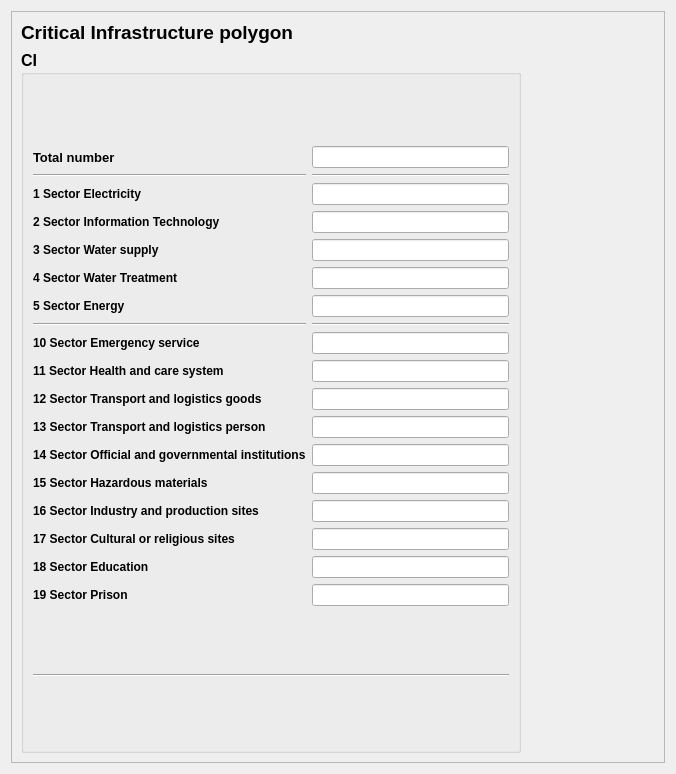
<?xml version="1.0" encoding="UTF-8"?>
<ui version="4.0">
 <class>DamGui_Ci_Polygon_Wid</class>
 <widget class="QWidget" name="DamGui_Ci_Polygon_Wid">
  <property name="geometry">
   <rect>
    <x>0</x>
    <y>0</y>
    <width>676</width>
    <height>774</height>
   </rect>
  </property>
  <property name="windowTitle">
   <string>Form</string>
  </property>
  <layout class="QVBoxLayout" name="verticalLayout_7">
   <item>
    <widget class="QScrollArea" name="scrollArea">
     <property name="widgetResizable">
      <bool>true</bool>
     </property>
     <widget class="QWidget" name="scrollAreaWidgetContents">
      <property name="geometry">
       <rect>
        <x>0</x>
        <y>0</y>
        <width>652</width>
        <height>750</height>
       </rect>
      </property>
      <layout class="QVBoxLayout" name="verticalLayout_8">
       <item>
        <widget class="QLabel" name="head_label">
         <property name="sizePolicy">
          <sizepolicy hsizetype="Preferred" vsizetype="Fixed">
           <horstretch>0</horstretch>
           <verstretch>0</verstretch>
          </sizepolicy>
         </property>
         <property name="font">
          <font>
           <family>Arial</family>
           <pointsize>14</pointsize>
           <weight>75</weight>
           <bold>true</bold>
          </font>
         </property>
         <property name="text">
          <string>Critical Infrastructure polygon</string>
         </property>
        </widget>
       </item>
       <item>
        <widget class="QGroupBox" name="groupBox_ecn">
         <property name="minimumSize">
          <size>
           <width>0</width>
           <height>0</height>
          </size>
         </property>
         <property name="maximumSize">
          <size>
           <width>500</width>
           <height>16777215</height>
          </size>
         </property>
         <property name="font">
          <font>
           <family>Arial</family>
           <pointsize>12</pointsize>
           <weight>75</weight>
           <bold>true</bold>
          </font>
         </property>
         <property name="toolTip">
          <string/>
         </property>
         <property name="title">
          <string>CI</string>
         </property>
         <property name="flat">
          <bool>true</bool>
         </property>
         <layout class="QVBoxLayout" name="verticalLayout">
          <item>
           <layout class="QGridLayout" name="gridLayout">
            <item row="16" column="0">
             <widget class="QLabel" name="label_14">
              <property name="font">
               <font>
                <pointsize>9</pointsize>
               </font>
              </property>
              <property name="toolTip">
               <string>Education (e.g. schools, universities, kindergartens etc.)</string>
              </property>
              <property name="text">
               <string>18 Sector Education</string>
              </property>
             </widget>
            </item>
            <item row="4" column="0">
             <widget class="QLabel" name="label_5">
              <property name="font">
               <font>
                <family>Arial</family>
                <pointsize>9</pointsize>
               </font>
              </property>
              <property name="toolTip">
               <string>Water supply (e.g. drinking water sources, treatment)</string>
              </property>
              <property name="text">
               <string>3 Sector Water supply</string>
              </property>
             </widget>
            </item>
            <item row="8" column="1">
             <widget class="QLineEdit" name="lineEdit_emerg_no">
              <property name="font">
               <font>
                <pointsize>9</pointsize>
                <weight>50</weight>
                <bold>false</bold>
               </font>
              </property>
              <property name="alignment">
               <set>Qt::AlignRight|Qt::AlignTrailing|Qt::AlignVCenter</set>
              </property>
             </widget>
            </item>
            <item row="13" column="1">
             <widget class="QLineEdit" name="lineEdit_haz_no">
              <property name="font">
               <font>
                <pointsize>9</pointsize>
                <weight>50</weight>
                <bold>false</bold>
               </font>
              </property>
              <property name="alignment">
               <set>Qt::AlignRight|Qt::AlignTrailing|Qt::AlignVCenter</set>
              </property>
             </widget>
            </item>
            <item row="7" column="0">
             <widget class="Line" name="line_2">
              <property name="orientation">
               <enum>Qt::Horizontal</enum>
              </property>
             </widget>
            </item>
            <item row="9" column="1">
             <widget class="QLineEdit" name="lineEdit_care_no">
              <property name="font">
               <font>
                <pointsize>9</pointsize>
                <weight>50</weight>
                <bold>false</bold>
               </font>
              </property>
              <property name="alignment">
               <set>Qt::AlignRight|Qt::AlignTrailing|Qt::AlignVCenter</set>
              </property>
             </widget>
            </item>
            <item row="11" column="1">
             <widget class="QLineEdit" name="lineEdit_trans_pe_no">
              <property name="font">
               <font>
                <pointsize>9</pointsize>
                <weight>50</weight>
                <bold>false</bold>
               </font>
              </property>
              <property name="alignment">
               <set>Qt::AlignRight|Qt::AlignTrailing|Qt::AlignVCenter</set>
              </property>
             </widget>
            </item>
            <item row="14" column="1">
             <widget class="QLineEdit" name="lineEdit_ind_no">
              <property name="font">
               <font>
                <pointsize>9</pointsize>
                <weight>50</weight>
                <bold>false</bold>
               </font>
              </property>
              <property name="alignment">
               <set>Qt::AlignRight|Qt::AlignTrailing|Qt::AlignVCenter</set>
              </property>
             </widget>
            </item>
            <item row="5" column="0">
             <widget class="QLabel" name="label_6">
              <property name="font">
               <font>
                <family>Arial</family>
                <pointsize>9</pointsize>
               </font>
              </property>
              <property name="toolTip">
               <string>Water treatment (e.g. waste water treatment system)</string>
              </property>
              <property name="text">
               <string>4 Sector Water Treatment</string>
              </property>
             </widget>
            </item>
            <item row="13" column="0">
             <widget class="QLabel" name="label_11">
              <property name="font">
               <font>
                <pointsize>9</pointsize>
               </font>
              </property>
              <property name="toolTip">
               <string>Hazardous materials (e.g. fuel stations, storage sites for radioactive or toxic waste)</string>
              </property>
              <property name="text">
               <string>15 Sector Hazardous materials</string>
              </property>
             </widget>
            </item>
            <item row="16" column="1">
             <widget class="QLineEdit" name="lineEdit_edu_no">
              <property name="font">
               <font>
                <pointsize>9</pointsize>
                <weight>50</weight>
                <bold>false</bold>
               </font>
              </property>
              <property name="alignment">
               <set>Qt::AlignRight|Qt::AlignTrailing|Qt::AlignVCenter</set>
              </property>
             </widget>
            </item>
            <item row="0" column="0">
             <widget class="QLabel" name="label">
              <property name="font">
               <font>
                <family>Arial</family>
                <pointsize>10</pointsize>
               </font>
              </property>
              <property name="text">
               <string>Total number</string>
              </property>
             </widget>
            </item>
            <item row="3" column="0">
             <widget class="QLabel" name="label_4">
              <property name="font">
               <font>
                <family>Arial</family>
                <pointsize>9</pointsize>
               </font>
              </property>
              <property name="toolTip">
               <string>Information technology(e.g. radio stations, landlines, mobile network stations)</string>
              </property>
              <property name="text">
               <string>2 Sector Information Technology</string>
              </property>
             </widget>
            </item>
            <item row="4" column="1">
             <widget class="QLineEdit" name="lineEdit_water_sup_no">
              <property name="font">
               <font>
                <pointsize>9</pointsize>
                <weight>50</weight>
                <bold>false</bold>
               </font>
              </property>
              <property name="toolTip">
               <string/>
              </property>
              <property name="alignment">
               <set>Qt::AlignRight|Qt::AlignTrailing|Qt::AlignVCenter</set>
              </property>
              <property name="readOnly">
               <bool>true</bool>
              </property>
             </widget>
            </item>
            <item row="2" column="0">
             <widget class="QLabel" name="label_2">
              <property name="font">
               <font>
                <family>Arial</family>
                <pointsize>9</pointsize>
               </font>
              </property>
              <property name="toolTip">
               <string>(e.g. power plants, high voltage transmitters, low voltage transmitters)</string>
              </property>
              <property name="text">
               <string>1 Sector Electricity</string>
              </property>
             </widget>
            </item>
            <item row="14" column="0">
             <widget class="QLabel" name="label_13">
              <property name="font">
               <font>
                <pointsize>9</pointsize>
               </font>
              </property>
              <property name="toolTip">
               <string>Industry and production sites (e.g.factories, mines)</string>
              </property>
              <property name="text">
               <string>16 Sector Industry and production sites</string>
              </property>
             </widget>
            </item>
            <item row="17" column="0">
             <widget class="QLabel" name="label_16">
              <property name="font">
               <font>
                <pointsize>9</pointsize>
               </font>
              </property>
              <property name="text">
               <string>19 Sector Prison</string>
              </property>
             </widget>
            </item>
            <item row="10" column="1">
             <widget class="QLineEdit" name="lineEdit_trans_go_no">
              <property name="font">
               <font>
                <pointsize>9</pointsize>
                <weight>50</weight>
                <bold>false</bold>
               </font>
              </property>
              <property name="alignment">
               <set>Qt::AlignRight|Qt::AlignTrailing|Qt::AlignVCenter</set>
              </property>
             </widget>
            </item>
            <item row="12" column="1">
             <widget class="QLineEdit" name="lineEdit_govern_no">
              <property name="font">
               <font>
                <pointsize>9</pointsize>
                <weight>50</weight>
                <bold>false</bold>
               </font>
              </property>
              <property name="alignment">
               <set>Qt::AlignRight|Qt::AlignTrailing|Qt::AlignVCenter</set>
              </property>
             </widget>
            </item>
            <item row="12" column="0">
             <widget class="QLabel" name="label_10">
              <property name="font">
               <font>
                <pointsize>9</pointsize>
               </font>
              </property>
              <property name="toolTip">
               <string>Official and governmental institutions (e.g. ministries, town halls)</string>
              </property>
              <property name="text">
               <string>14 Sector Official and governmental institutions</string>
              </property>
             </widget>
            </item>
            <item row="15" column="0">
             <widget class="QLabel" name="label_12">
              <property name="font">
               <font>
                <pointsize>9</pointsize>
               </font>
              </property>
              <property name="toolTip">
               <string>Cultural or religious sites (e.g. temples, mosques, churches etc.)</string>
              </property>
              <property name="text">
               <string>17 Sector Cultural or religious sites</string>
              </property>
             </widget>
            </item>
            <item row="15" column="1">
             <widget class="QLineEdit" name="lineEdit_cult_no">
              <property name="font">
               <font>
                <pointsize>9</pointsize>
                <weight>50</weight>
                <bold>false</bold>
               </font>
              </property>
              <property name="alignment">
               <set>Qt::AlignRight|Qt::AlignTrailing|Qt::AlignVCenter</set>
              </property>
             </widget>
            </item>
            <item row="9" column="0">
             <widget class="QLabel" name="label_7">
              <property name="font">
               <font>
                <pointsize>9</pointsize>
               </font>
              </property>
              <property name="toolTip">
               <string>Health and care system (e.g. hospitals, doctors, care centers, homes for elderly people)</string>
              </property>
              <property name="text">
               <string>11 Sector Health and care system</string>
              </property>
             </widget>
            </item>
            <item row="10" column="0">
             <widget class="QLabel" name="label_8">
              <property name="font">
               <font>
                <pointsize>9</pointsize>
               </font>
              </property>
              <property name="toolTip">
               <string>Transport and logistics goods (e.g. important traffic nodes, harbors, airports, train stations)</string>
              </property>
              <property name="text">
               <string>12 Sector Transport and logistics goods</string>
              </property>
             </widget>
            </item>
            <item row="6" column="1">
             <widget class="QLineEdit" name="lineEdit_energy_no">
              <property name="font">
               <font>
                <pointsize>9</pointsize>
                <weight>50</weight>
                <bold>false</bold>
               </font>
              </property>
              <property name="alignment">
               <set>Qt::AlignRight|Qt::AlignTrailing|Qt::AlignVCenter</set>
              </property>
             </widget>
            </item>
            <item row="17" column="1">
             <widget class="QLineEdit" name="lineEdit_pri_no">
              <property name="font">
               <font>
                <pointsize>9</pointsize>
                <weight>50</weight>
                <bold>false</bold>
               </font>
              </property>
              <property name="alignment">
               <set>Qt::AlignRight|Qt::AlignTrailing|Qt::AlignVCenter</set>
              </property>
             </widget>
            </item>
            <item row="5" column="1">
             <widget class="QLineEdit" name="lineEdit_water_treat_no">
              <property name="font">
               <font>
                <pointsize>9</pointsize>
                <weight>50</weight>
                <bold>false</bold>
               </font>
              </property>
              <property name="toolTip">
               <string>Buildings like hospital, old people's home, schools, kindergarten etc.</string>
              </property>
              <property name="alignment">
               <set>Qt::AlignRight|Qt::AlignTrailing|Qt::AlignVCenter</set>
              </property>
              <property name="readOnly">
               <bool>true</bool>
              </property>
             </widget>
            </item>
            <item row="8" column="0">
             <widget class="QLabel" name="label_3">
              <property name="font">
               <font>
                <pointsize>9</pointsize>
               </font>
              </property>
              <property name="toolTip">
               <string>Emergency service (e.g medical services, police, fire brigade)</string>
              </property>
              <property name="text">
               <string>10 Sector Emergency service</string>
              </property>
             </widget>
            </item>
            <item row="11" column="0">
             <widget class="QLabel" name="label_9">
              <property name="font">
               <font>
                <pointsize>9</pointsize>
               </font>
              </property>
              <property name="toolTip">
               <string>Transport and logistics person (e.g. important traffic nodes, harbors, airports, train stations)</string>
              </property>
              <property name="text">
               <string>13 Sector Transport and logistics person</string>
              </property>
             </widget>
            </item>
            <item row="3" column="1">
             <widget class="QLineEdit" name="lineEdit_info_tec_no">
              <property name="font">
               <font>
                <pointsize>9</pointsize>
                <weight>50</weight>
                <bold>false</bold>
               </font>
              </property>
              <property name="toolTip">
               <string>Buildings like filling station, chemical industry, contaminated sites etc. </string>
              </property>
              <property name="alignment">
               <set>Qt::AlignRight|Qt::AlignTrailing|Qt::AlignVCenter</set>
              </property>
              <property name="readOnly">
               <bool>true</bool>
              </property>
             </widget>
            </item>
            <item row="7" column="1">
             <widget class="Line" name="line_3">
              <property name="orientation">
               <enum>Qt::Horizontal</enum>
              </property>
             </widget>
            </item>
            <item row="2" column="1">
             <widget class="QLineEdit" name="lineEdit_elec_no">
              <property name="font">
               <font>
                <pointsize>9</pointsize>
                <weight>50</weight>
                <bold>false</bold>
               </font>
              </property>
              <property name="toolTip">
               <string>Buildings like fire station, police station, townhall, public utility infrastructures, governmental buildings etc.</string>
              </property>
              <property name="alignment">
               <set>Qt::AlignRight|Qt::AlignTrailing|Qt::AlignVCenter</set>
              </property>
              <property name="readOnly">
               <bool>true</bool>
              </property>
             </widget>
            </item>
            <item row="0" column="1">
             <widget class="QLineEdit" name="lineEdit_tot_no">
              <property name="font">
               <font>
                <pointsize>9</pointsize>
                <weight>50</weight>
                <bold>false</bold>
               </font>
              </property>
              <property name="toolTip">
               <string/>
              </property>
              <property name="alignment">
               <set>Qt::AlignRight|Qt::AlignTrailing|Qt::AlignVCenter</set>
              </property>
              <property name="readOnly">
               <bool>true</bool>
              </property>
             </widget>
            </item>
            <item row="6" column="0">
             <widget class="QLabel" name="label_15">
              <property name="font">
               <font>
                <pointsize>9</pointsize>
               </font>
              </property>
              <property name="toolTip">
               <string>Energy (e.g. district heat, gas storage systems)</string>
              </property>
              <property name="text">
               <string>5 Sector Energy</string>
              </property>
             </widget>
            </item>
            <item row="1" column="0">
             <widget class="Line" name="line_4">
              <property name="orientation">
               <enum>Qt::Horizontal</enum>
              </property>
             </widget>
            </item>
            <item row="1" column="1">
             <widget class="Line" name="line_5">
              <property name="orientation">
               <enum>Qt::Horizontal</enum>
              </property>
             </widget>
            </item>
           </layout>
          </item>
          <item>
           <widget class="Line" name="line">
            <property name="orientation">
             <enum>Qt::Horizontal</enum>
            </property>
           </widget>
          </item>
         </layout>
        </widget>
       </item>
      </layout>
     </widget>
    </widget>
   </item>
  </layout>
 </widget>
 <resources/>
 <connections/>
</ui>
